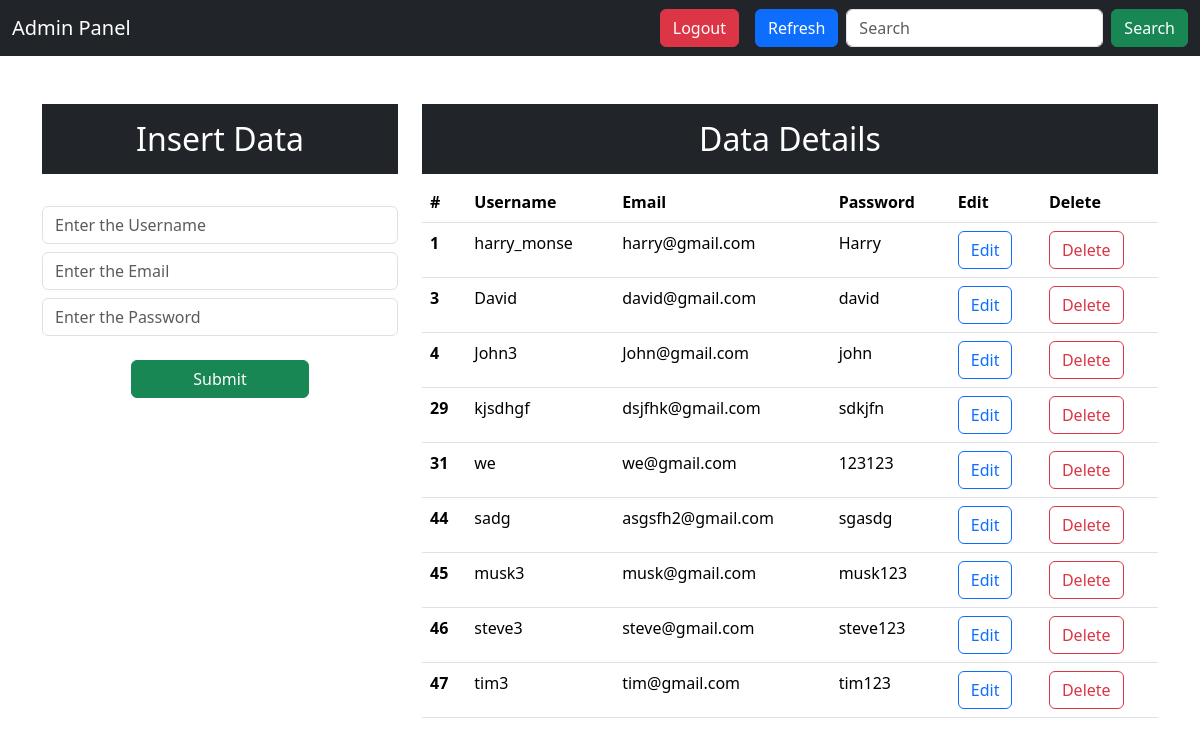
The page /admin_index on the database as committed earlier.
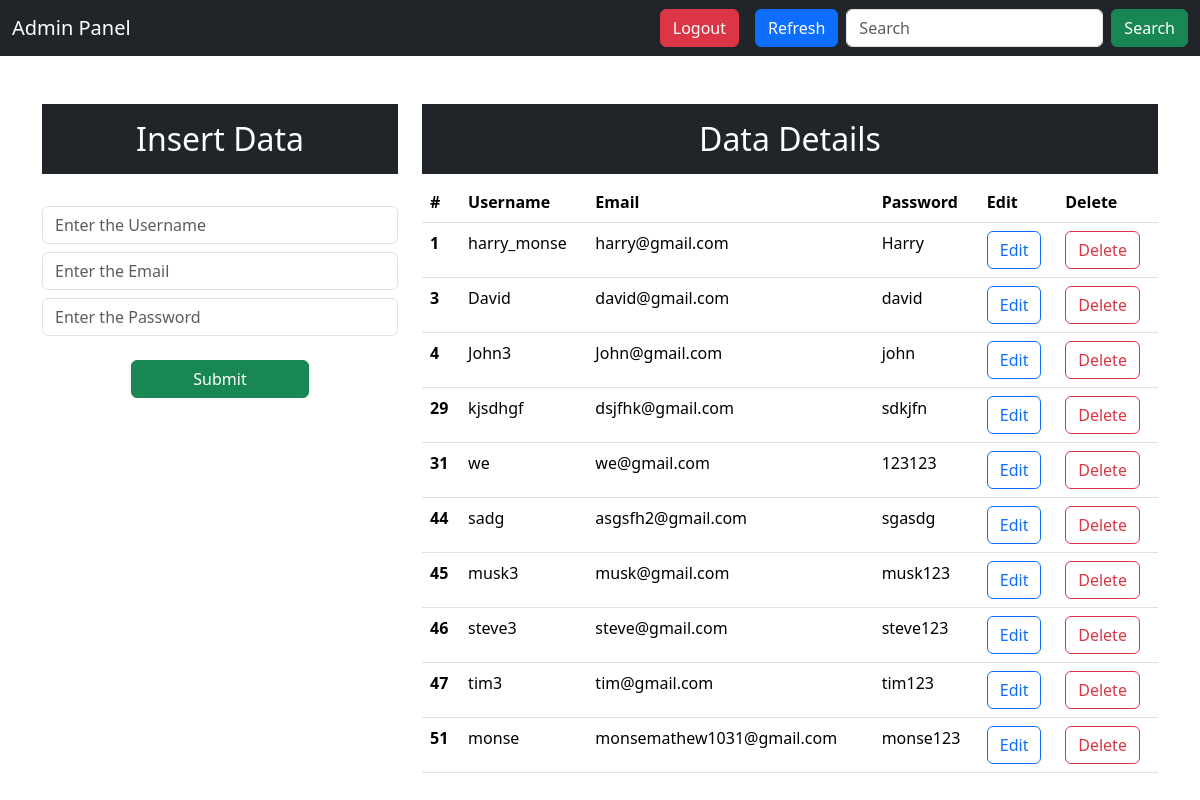
The same page on the database as committed later.
### my_app/models.py (models this page shows, shortened)
class Users(models.Model):
    username = models.CharField(max_length=25,blank=False,null=False)
    email = models.EmailField(blank=False,null=False)
    password = models.CharField(max_length=25,blank=False,null=False)

### my_app/views.py (the view)
# urls.py: path('admin_index', views.admin_index , name ='admin_index'),
@never_cache
def admin_index(request):
    data = Users.objects.all
    context={"data":data}
    return render(request,'adminapp/index.html',context)

### templates/adminapp/index.html (shortened to what this page needs)
<!DOCTYPE html>
<html lang="en">
  <head>
    <link
      href="https://cdn.jsdelivr.net/npm/bootstrap@5.3.2/dist/css/bootstrap.min.css"
      rel="stylesheet"
    />
  </head>
  <body>
    <nav class="navbar bg-dark">
      <div class="container-fluid">
        <a class="navbar-brand text-white">Admin Panel</a>
        <form method="get" action="/search" class="d-flex" role="search">
          <button type="button" class="btn btn-danger mx-2"> <a href="admin_logout" class="log_out text-white " style="text-decoration: none;">Logout</a></button>
      <button class="btn btn-primary mx-2">Refresh</button>
              <input type="text" name="search" value="{{ search_query }}" class="form-control me-2" placeholder="Search" aria-label="Search">
              <button type="submit" class="btn btn-success"> Search</button>
        </form>
      </div>
    </nav>
    <div class="container mt-5">
      <div class="row">
        <div class="col-md-4">
          <h2 class="class bg-dark text-white p-3 text-center">Insert Data</h2>
          <br />
          <form action="/insert" method="post"> {% csrf_token %}
            <div class="form-group">
              <input
                type="text"
                class="form-control"
                placeholder="Enter the Username"
                name="username"
                required
              />
            </div>
            <div class="form-group">
              <input
                type="email"
                class="form-control mt-2"
                placeholder="Enter the Email"
                name="email"
                required
              />
            </div>
            <div class="form-group">
              <input
                type="password"
                class="form-control mt-2"
                placeholder="Enter the Password"
                name="password"
                required
              />
            </div>
            <br />
            <div class="d-grid gap-2 col-6 mx-auto">
              <button class="btn btn-success" type="submit">Submit</button>
            </div>
          </form>
        </div>
        <div class="col-md-8">
          <h2 class="class bg-dark text-white p-3 text-center">Data Details</h2>
          <table class="table table-hover">
            <thead>
              <tr>
                <th scope="col">#</th>
                <th scope="col">Username</th>
                <th scope="col">Email</th>
                <th scope="col">Password</th>
                <th scope="col">Edit</th>
                <th scope="col">Delete</th>
              </tr>
            </thead>
            <tbody>
              <tr>
                {% for obj in data %}
                <th scope="row">{{obj.id}}</th>
                <td>{{obj.username}}</td>
                <td>{{obj.email}}</td>
                <td>{{obj.password}}</td>
                <td><a href="update/{{obj.id}}" type="button" class="btn btn-outline-primary">Edit</a></td>
                <td><a href="delete/{{obj.id}}" type="button" class="btn btn-outline-danger">Delete</a></td>
              </tr>
              {% endfor %}
            </tbody>
          </table>
        </div>
      </div>
    </div>
  </body>
</html>

Rows that differ between the two databases and show on the page:
added Users: id "51", username "monse", email "monsemathew1031@gmail.com", password "monse123"
